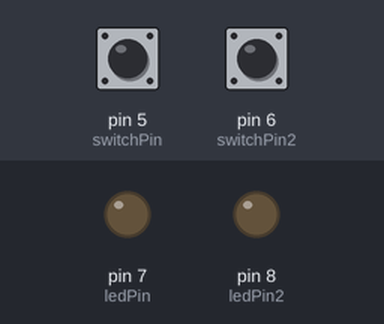
The sketch below on a simulated Arduino Uno, built with avr-gcc and run on an emulated ATmega328P. On the bench: output pins drawn as LEDs (lit = HIGH). The test bench sets the inputs (shaded band); at power-on: pin 5 (switchPin) LOW, pin 6 (switchPin2) LOW.

Above: at 1.2 s.
1.3 s: pin 5 (switchPin) pulled HIGH for 0.15 s
At 1.37 s:
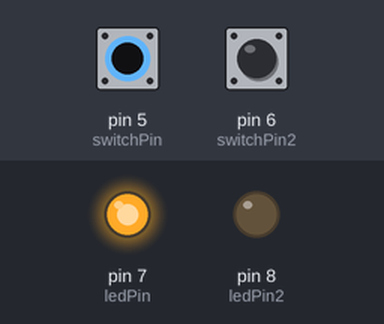
2.9 s: pin 6 (switchPin2) pulled HIGH for 0.15 s
At 2.97 s:
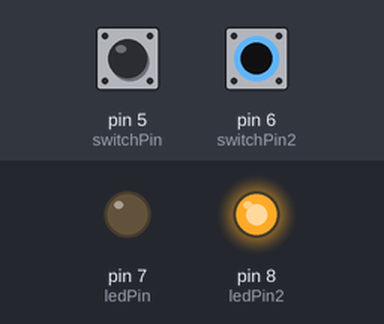
4.5 s: pin 6 (switchPin2) pulled HIGH for 3.2 s
At 8.1 s:
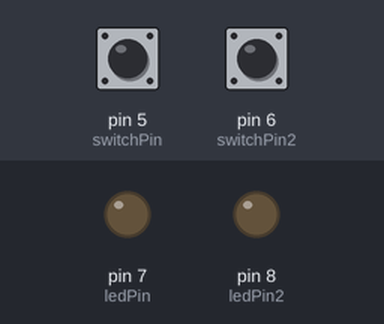
9.2 s: pin 5 (switchPin) pulled HIGH for 3.2 s
At 10.4 s:
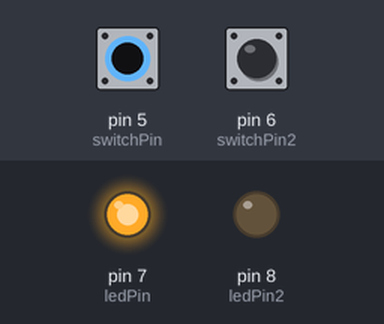
13.9 s: pin 5 (switchPin) driven HIGH and pin 6 (switchPin2) driven HIGH
At 15.2 s:
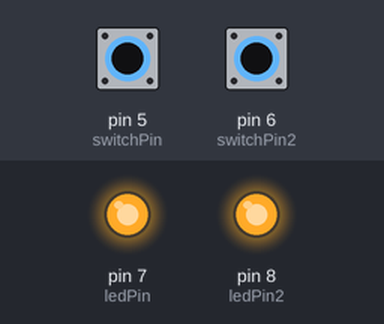
Timing chart, 0 to 16.4 s (numbered marks = the images above; inputs shaded):
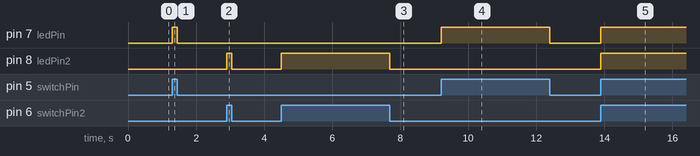

The sketch:

switchLED.ino
```cpp
int switchPin = 5;
int switchPin2 = 6;
int ledPin = 7;
int ledPin2 = 8;

int switchState = 0;
int switchState2 = 0;

void setup() {
  // initialize the LED pin as an output:
  pinMode(ledPin, OUTPUT);
  pinMode(ledPin2, OUTPUT);

  // initialize the switch pin as an input:
  pinMode(switchPin, INPUT);
  pinMode(switchPin, INPUT);
}

void loop() {
  // put your main code here, to run repeatedly:
  switchState = digitalRead(switchPin);
  switchState2 = digitalRead(switchPin2);

  test();
}

void test() {
  // check if the pushbutton is pressed.
  // if it is, the buttonState is HIGH:
  if (switchState == HIGH) {
    // turn LED on:
    digitalWrite(ledPin, HIGH);
  } else {
    // turn LED off:
    digitalWrite(ledPin, LOW);
  }

  if (switchState2 == HIGH) {
    // turn LED on:
    digitalWrite(ledPin2, HIGH);
  } else {
    // turn LED off:
    digitalWrite(ledPin2, LOW);
  }

}
```

Measured:
- after the input at 1.3 s, pin 7 (ledPin): LOW → HIGH at once, → LOW 0.15 s later
- after the input at 2.9 s, pin 8 (ledPin2): LOW → HIGH at once, → LOW 0.15 s later
- after the input at 4.5 s, pin 8 (ledPin2): LOW → HIGH at once, → LOW 3.2 s later
- after the input at 9.2 s, pin 7 (ledPin): LOW → HIGH at once, → LOW 3.2 s later
- after the input at 13.9 s, pin 7 (ledPin), pin 8 (ledPin2): LOW → HIGH at once
